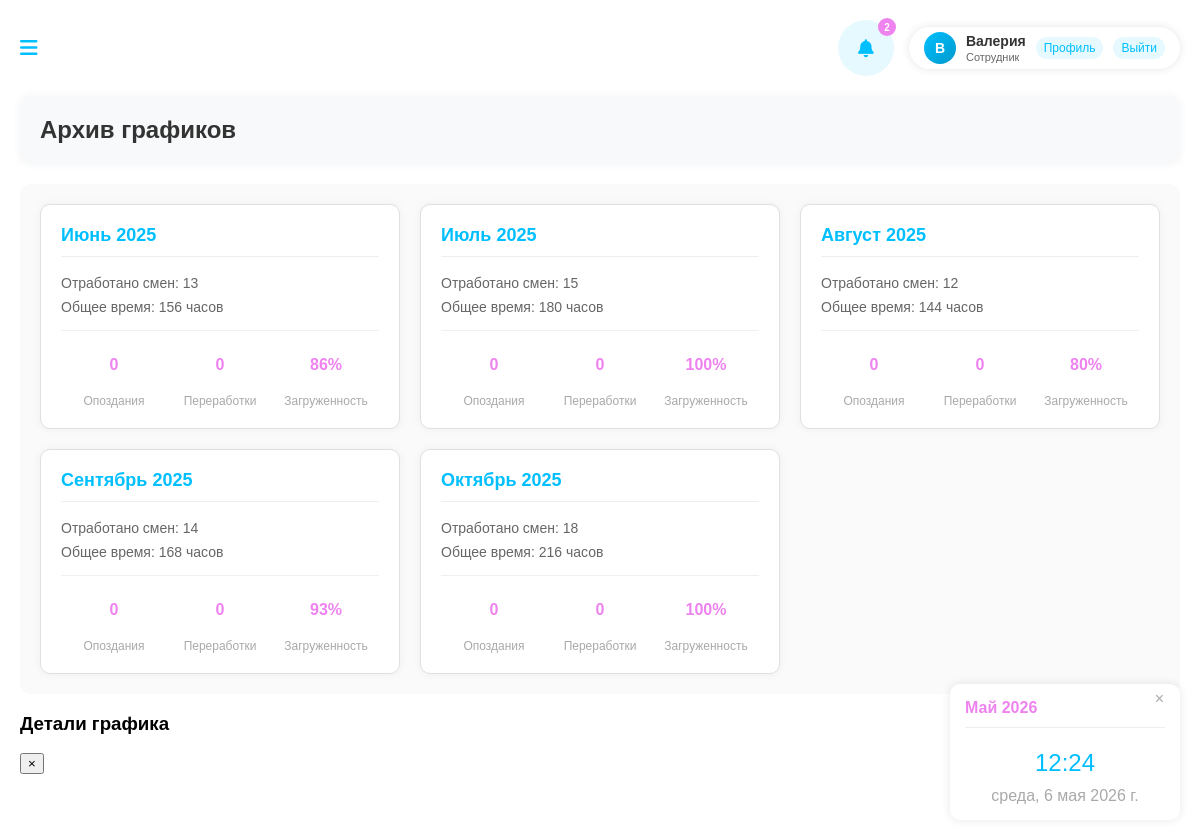
/schedule-archive/ (signed in), run on the app's committed database.
### schedule_app/models.py (models this page shows, shortened)
class User(AbstractUser):
    ROLE_CHOICES = [
        ('employee', 'Сотрудник'),
        ('manager', 'Управляющий'),
        ('admin', 'Администратор'),
    ]
    worked_hours = models.IntegerField(default=0, verbose_name='Отработано часов')
    late_count = models.IntegerField(default=0, verbose_name='Количество опозданий')
    overtime_count = models.IntegerField(default=0, verbose_name='Количество переработок')
    role = models.CharField(max_length=20, choices=ROLE_CHOICES, default='employee')
    pvz = models.ManyToManyField('PVZ', blank=True, related_name='users')
    phone = models.CharField(max_length=20, blank=True)
    is_blocked = models.BooleanField(default=False, verbose_name='Заблокирован')
    is_online = models.BooleanField(default=False, verbose_name='Онлайн')
    last_activity = models.DateTimeField(null=True, blank=True, verbose_name='Последняя активность')
    @property
    def unread_notifications_count(self):
        return self.notifications.filter(is_read=False).count()

class Notification(models.Model):
    NOTIFICATION_TYPES = [
        ('schedule_change', 'Изменение графика'),
        ('system', 'Системное уведомление'),
        ('feedback', 'Новый отзыв'),
        ('rating', 'Новая оценка'),
    ]
    user = models.ForeignKey(User, on_delete=models.CASCADE, verbose_name='Пользователь', related_name='notifications')
    notification_type = models.CharField(max_length=20, choices=NOTIFICATION_TYPES, verbose_name='Тип уведомления')
    title = models.CharField(max_length=200, verbose_name='Заголовок')
    message = models.TextField(verbose_name='Сообщение')
    is_read = models.BooleanField(default=False, verbose_name='Прочитано')
    created_at = models.DateTimeField(auto_now_add=True, verbose_name='Дата создания')
    related_pvz = models.ForeignKey(PVZ, on_delete=models.CASCADE, null=True, blank=True, verbose_name='Связанный ПВЗ')
    class Meta:
        verbose_name = 'Уведомление'
        verbose_name_plural = 'Уведомления'
        ordering = ['-created_at']

### schedule_app/views.py (the view)
# urls.py: path('schedule-archive/', views.schedule_archive, name='schedule_archive'),
@login_required
def schedule_archive(request):
    current_user = request.user
    if current_user.role in ['manager', 'admin']:
        if current_user.role == 'admin':
            employees = User.objects.filter(role='employee')
        else:
            manager_pvz = current_user.pvz.all()
            employees = User.objects.filter(role='employee', pvz__in=manager_pvz)
    else:
        employees = User.objects.filter(id=current_user.id)
    archive_data = []
    current_year = datetime.now().year
    months = [
        (6, 'Июнь', 2025),
        (7, 'Июль', 2025),
        (8, 'Август', 2025),
        (9, 'Сентябрь', 2025),
        (10, 'Октябрь', 2025),
    ]
    SHIFT_DURATION_HOURS = 12
    for month_num, month_name, year in months:
        month_schedules = Schedule.objects.filter(
            user__in=employees,
            work_date__year=year,
            work_date__month=month_num
        )
        total_shifts = month_schedules.count()
        late_count = month_schedules.filter(shift_type='late').count()
        overtime_count = month_schedules.filter(shift_type='overtime').count()
        workload_percentage = min(100, int((total_shifts / 15) * 100)) if total_shifts > 0 else 0
        total_hours = total_shifts * SHIFT_DURATION_HOURS
        archive_data.append({
            'month_num': month_num,
            'month_name': month_name,
            'year': year,
            'total_shifts': total_shifts,
            'total_hours': total_hours,
            'late_count': late_count,
            'overtime_count': overtime_count,
            'workload_percentage': workload_percentage,
            'schedules_count': month_schedules.count()
        })
    context = {
        'archive_data': archive_data,
    }
    return render(request, 'schedule_archive.html', context)

### templates/schedule_archive.html (shortened to what this page needs)
{% extends "base.html" %}
{% load static %}
{% block content %}
<div class="page-header">
    <h2>Архив графиков</h2>
</div>
<div class="archive-container">
    {% for month_data in archive_data %}
    <div class="archive-card" data-month="{{ month_data.month_num }}" data-year="{{ month_data.year }}" onclick="openMonthDetails({{ month_data.month_num }}, {{ month_data.year }})">
        <h3>{{ month_data.month_name }} {{ month_data.year }}</h3>
        <p>Отработано смен: {{ month_data.total_shifts }}</p>
        <p>Общее время: {{ month_data.total_hours }} часов</p>
        <div class="stats">
            <div class="stat-item">
                <div class="stat-value">{{ month_data.late_count }}</div>
                <div class="stat-label">Опоздания</div>
            </div>
            <div class="stat-item">
                <div class="stat-value">{{ month_data.overtime_count }}</div>
                <div class="stat-label">Переработки</div>
            </div>
            <div class="stat-item">
                <div class="stat-value">{{ month_data.workload_percentage }}%</div>
                <div class="stat-label">Загруженность</div>
            </div>
        </div>
    </div>
    {% empty %}
    <div class="no-data">
        <p>Нет архивных данных</p>
    </div>
    {% endfor %}
</div>
<div id="monthDetailsModal" class="modal">
    <div class="modal-content">
        <div class="modal-header">
            <h3 id="modalMonthTitle">Детали графика</h3>
            <button class="close-btn" onclick="closeMonthDetails()">×</button>
        </div>
    </div>
</div>
{% endblock %}

### templates/base.html (shortened to what this page needs)
<!DOCTYPE html>
<html lang="ru">
<head>
    <link rel="stylesheet" href="https://cdnjs.cloudflare.com/ajax/libs/font-awesome/6.0.0-beta3/css/all.min.css">
    {% load static %}
    <link rel="stylesheet" href="{% static 'css/main.css' %}">
</head>
<body>
    <div class="main-content">
        {% block header %}
        <div class="header">
            <div class="menu-toggle">
                <i class="fas fa-bars"></i>
            </div>
            <div class="header-right">
                <div class="notification-compact">
                    <i class="fas fa-bell"></i>
                    {% if user.is_authenticated %}
                    <span class="notification-badge-compact" id="notificationBadge">{{ user.unread_notifications_count }}</span>
                    {% else %}
                    <span class="notification-badge-compact" id="notificationBadge">0</span>
                    {% endif %}
                </div>
                {% if user.is_authenticated %}
                <div class="user-menu" id="userMenu">
                    <div class="user-avatar" title="Нажмите для сворачивания">
                        {{ user.first_name|first|default:user.username|first|upper }}
                    </div>
                    <div class="user-details">
                        <div class="user-name">{{ user.first_name|default:user.username }}</div>
                        <div class="user-role-compact">
                            {% if user.role == 'admin' %}Администратор
                            {% elif user.role == 'manager' %}Управляющий
                            {% else %}Сотрудник{% endif %}
                        </div>
                    </div>
                    <div class="header-links">
                        <a href="{% url 'profile' %}" class="header-link">Профиль</a>
                        <form action="{% url 'logout' %}" method="post" style="display: inline;">
                            <button type="submit" class="header-link" style="background: none; border: none; cursor: pointer; color: #00BFFF; font-size: 12px; padding: 4px 8px; border-radius: 12px; transition: all 0.3s ease; background: rgba(0, 191, 255, 0.1);">
                                Выйти
                            </button>
                        </form>
                    </div>
                </div>
                {% endif %}
            </div>
        </div>
        {% endblock %}
        <div class="content">
            {% block content %}
            {% endblock %}
        </div>
    </div>
    <div class="calendar-time">
        <button class="toggle-btn">×</button>
        <div class="calendar-content">
            <h4>{% now "F Y" %}</h4>
            <div class="time">{% now "H:i" %}</div>
            <div class="date">{% now "l, j F Y" %}</div>
        </div>
    </div>
</body>
</html>

### static/css/main.css (style rules this page uses)
body { font-family: Arial, sans-serif; margin: 0; padding: 0; background-color: #f5f5f5; display: flex; min-height: 100vh; }
.main-content { flex: 1; padding: 20px; margin-left: 0; transition: margin-left 0.3s ease; display: flex; flex-direction: column; width: 100%; }
.header { display: flex; justify-content: space-between; align-items: center; margin-bottom: 20px; width: 100%; }
.menu-toggle { font-size: 20px; cursor: pointer; color: #00BFFF; }
.header-right { display: flex; align-items: center; gap: 15px; }
.user-menu { display: flex; align-items: center; gap: 10px; background: white; padding: 5px 15px; border-radius: 25px; box-shadow: 0 0 10px rgba(0,0,0,0.1); transition: all 0.3s ease; position: relative; }
.user-avatar { width: 32px; height: 32px; border-radius: 50%; background: linear-gradient(135deg, #00BFFF, #0099CC); display: flex; align-items: center; justify-content: center; color: white; font-weight: bold; font-size: 14px; cursor: pointer; }
.user-details { display: flex; flex-direction: column; gap: 2px; }
.user-name { font-weight: bold; font-size: 14px; color: #333; }
.user-role-compact { font-size: 11px; color: #666; }
.header-links { display: flex; gap: 10px; align-items: center; }
.header-link { color: #00BFFF; text-decoration: none; font-size: 12px; padding: 4px 8px; border-radius: 12px; transition: all 0.3s ease; background: rgba(0, 191, 255, 0.1); }
.notification-compact { position: relative; cursor: pointer; background: rgba(0, 191, 255, 0.1); padding: 8px; border-radius: 50%; width: 40px; height: 40px; display: flex; align-items: center; justify-content: center; }
.notification-compact i { font-size: 18px; color: #00BFFF; }
.notification-badge-compact { position: absolute; top: -2px; right: -2px; background-color: #EE82EE; color: white; border-radius: 50%; width: 16px; height: 16px; display: flex; justify-content: center; align-items: center; font-size: 10px; font-weight: bold; }
.calendar-time { position: fixed; right: 20px; bottom: 20px; background-color: white; border-radius: 10px; box-shadow: 0 0 10px rgba(0,0,0,0.1); padding: 15px; width: 200px; transition: all 0.3s ease; z-index: 100; }
.toggle-btn { position: absolute; top: 5px; right: 10px; background: none; border: none; font-size: 16px; cursor: pointer; color: #A9A9A9; z-index: 101; }
.calendar-content h4 { margin-top: 0; color: #EE82EE; border-bottom: 1px solid #eee; padding-bottom: 10px; }
.time { font-size: 24px; text-align: center; margin: 10px 0; color: #00BFFF; }
.date { text-align: center; color: #A9A9A9; }
.content { flex: 1; width: 100%; }
.stat-value { font-size: 24px; font-weight: bold; color: #00BFFF; margin: 10px 0; }
.stat-label { color: #A9A9A9; font-size: 14px; }
.stat-item { display: flex; flex-direction: column; gap: 5px; }
.stat-label { font-size: 12px; color: #666; }
.stat-value { font-weight: bold; color: #333; }
body { font-family: Arial, sans-serif; margin: 0; padding: 0; background-color: #f8f9fa; display: flex; min-height: 100vh; }
.main-content { flex: 1; padding: 20px; margin-left: 0; transition: margin-left 0.3s ease; display: flex; flex-direction: column; width: 100%; background-color: #ffffff; min-height: 100vh; }
.content { flex: 1; width: 100%; background-color: #ffffff; padding: 0; }
.page-header { background-color: white; padding: 20px; border-radius: 10px; box-shadow: 0 0 10px rgba(0,0,0,0.05); margin-bottom: 20px; }
.page-header h2 { margin: 0; color: #333; font-size: 24px; }
.notification-compact { position: relative; cursor: pointer; background: rgba(0, 191, 255, 0.1); padding: 8px; border-radius: 50%; width: 40px; height: 40px; display: flex; align-items: center; justify-content: center; transition: all 0.3s ease; }
.notification-badge-compact { position: absolute; top: -2px; right: -2px; background-color: #EE82EE; color: white; border-radius: 50%; width: 18px; height: 18px; display: flex; justify-content: center; align-items: center; font-size: 10px; font-weight: bold; }

### data on the page
User: unread_notifications_count "2", first_name|first "В", first_name "Валерия"
Notification: month_name "Июнь", year "2025", total_shifts "13", total_hours "156", late_count "0", overtime_count "0", workload_percentage "86"
Notification: month_name "Июль", year "2025", total_shifts "15", total_hours "180", late_count "0", overtime_count "0", workload_percentage "100"
Notification: month_name "Сентябрь", year "2025", total_shifts "14", total_hours "168", late_count "0", overtime_count "0", workload_percentage "93"
Notification: month_name "Октябрь", year "2025", total_shifts "18", total_hours "216", late_count "0", overtime_count "0", workload_percentage "100"

### other printed values
{{ month_data.month_name }} "Август"
{{ month_data.year }} "2025"
{{ month_data.total_shifts }} "12"
{{ month_data.total_hours }} "144"
{{ month_data.late_count }} "0"
{{ month_data.overtime_count }} "0"
{{ month_data.workload_percentage }} "80"
